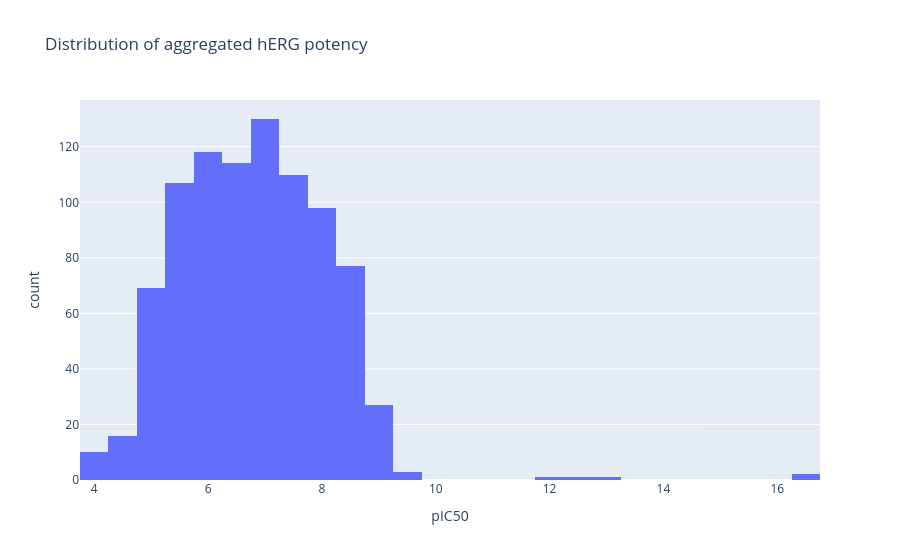

Notebook code cell kept with this figure:
### Code cell
target_plot = px.histogram(
    aggregated,
    x="pIC50",
    nbins=25,
    title="Distribution of aggregated hERG potency",
    labels={"pIC50": "pIC50", "count": "Molecules"},
)
target_plot.show()

### Figure 1 — Plotly figure (JSON) as saved in the notebook; plotly's stock layout.template omitted (floating-point values rounded to 4 significant figures; data arrays with more than 128 entries replaced by an {"elided": "..."} marker saying what was removed)
{"data": [{"bingroup": "x", "hovertemplate": "pIC50=%{x}<br>count=%{y}<extra></extra>", "legendgroup": "", "marker": {"color": "#636efa", "pattern": {"shape": ""}}, "name": "", "nbinsx": 25, "orientation": "v", "showlegend": false, "type": "histogram", "x": {"elided": "884 float values"}, "xaxis": "x", "yaxis": "y"}], "layout": {"barmode": "relative", "legend": {"tracegroupgap": 0}, "title": {"text": "Distribution of aggregated hERG potency"}, "xaxis": {"anchor": "y", "domain": [0, 1], "title": {"text": "pIC50"}}, "yaxis": {"anchor": "x", "domain": [0, 1], "title": {"text": "count"}}}}
